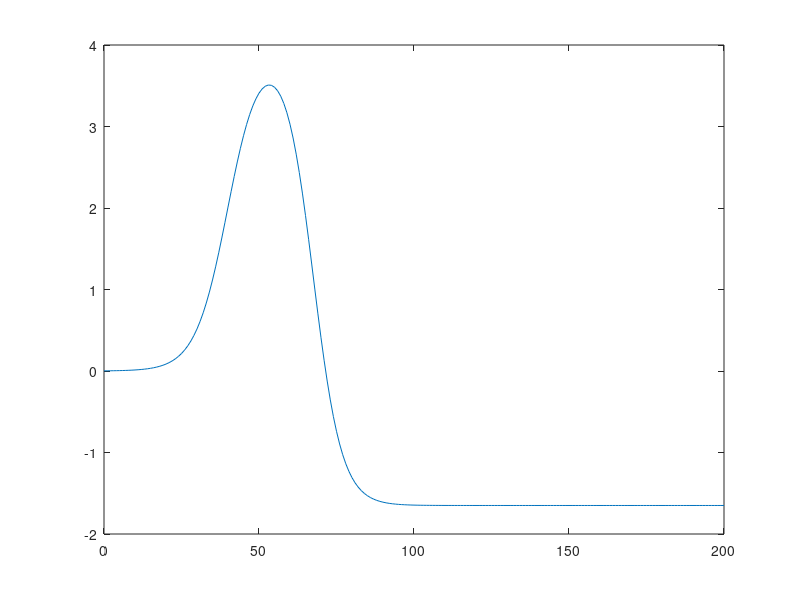
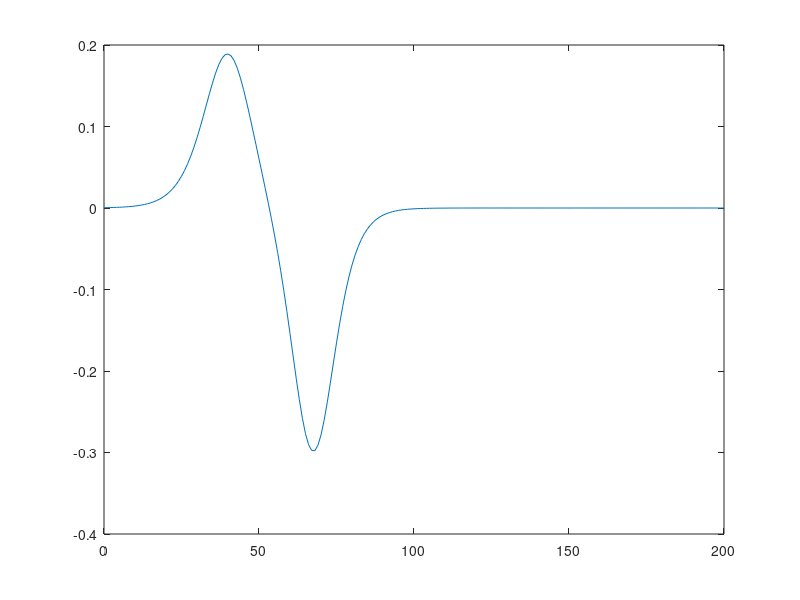
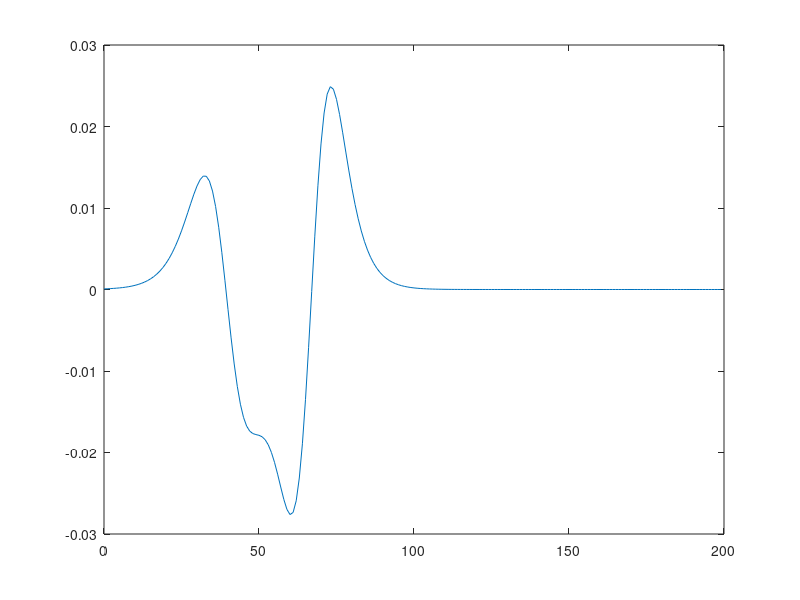
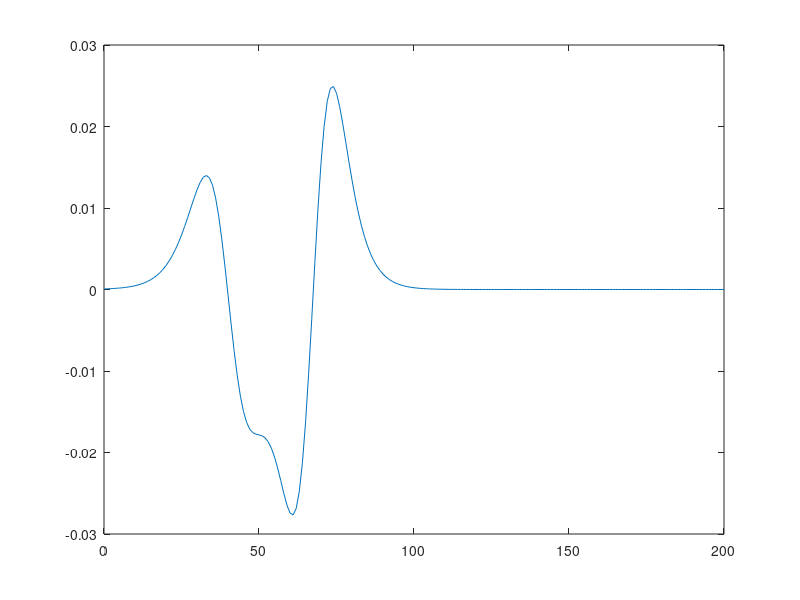

Reproduce these figures in MATLAB, in order.
clear
clc
% for shape = [2.4:1:10]
shape=2.4;
 dx1=25;dx2=21.95;
 dy1=4.05;dy2=5.7;
%  Xs1=27.19;Xs2=56.46;
 Xs1=40;Xs2=56.46;
 X=[0:1:200];
 z1 = shape/dx1*(X-Xs1);
 z2 = shape/dx2*(X-Xs2)-1.2;
Yref = dy1/2*(1+tanh(z1))-dy2/2*(1+tanh(z2));
phiref = atan(dy1.*(1./cosh(z1)).^2*(1.2/dx1)-dy2.*(1./cosh(z2)).^2*(1.2/dx2));
figure(1);
plot(X,Yref)
figure(2);
plot(X,phiref)
figure(3);
phi_dotdiff = diff(phiref)./diff(X);
l = size(X);
plot(X(1:l(2)-1),phi_dotdiff);
figure(4);
m = dy1.*(1./cosh(z1)).^2*(1.2/dx1)-dy2.*(1./cosh(z2)).^2*(1.2/dx2);
phi_dotref = 1./(1+m.^2).*(-2.4.*shape).*((cosh(z1)).^(-3).*sinh(z1)*dy1/dx1^2-cosh(z2).^(-3).*sinh(z2)*dy2/dx2^2);
plot(X,phi_dotref);
% end
